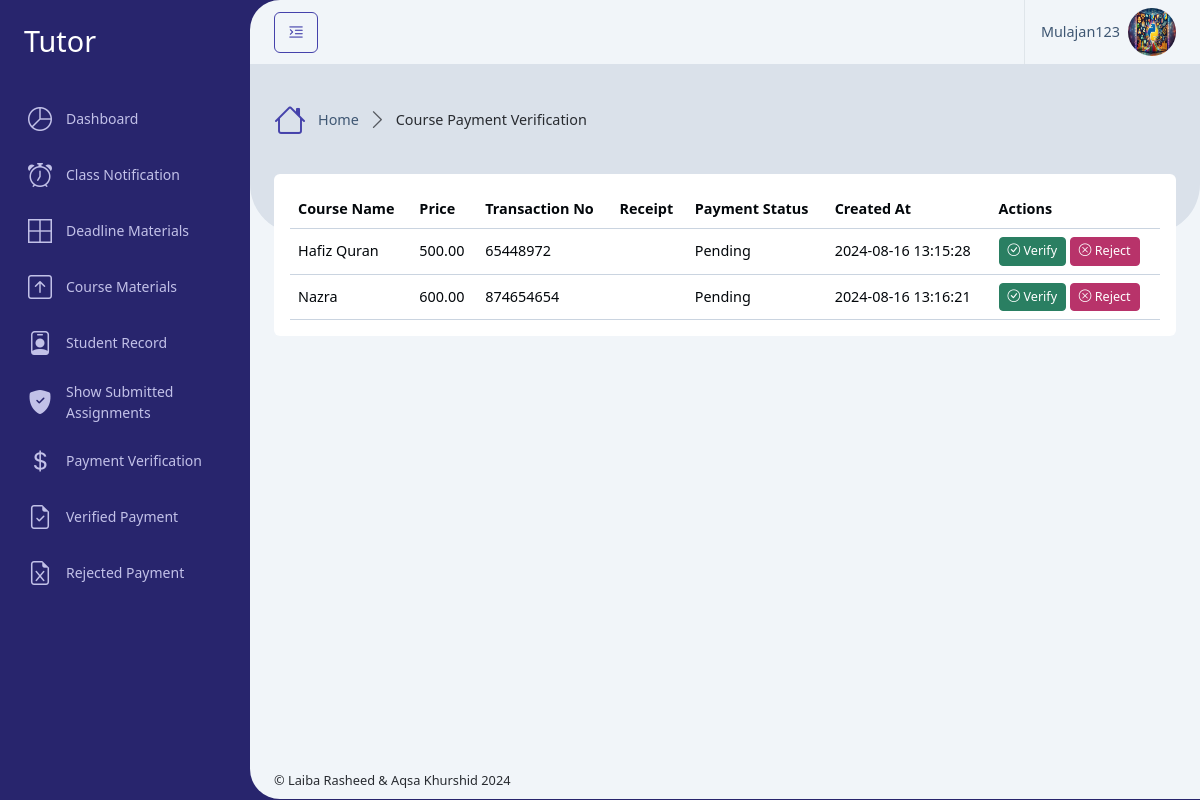
/Tutor/pending_payment.php (signed in), run on the app's committed database.
### tables this page shows
CREATE TABLE `users` (
  `id` int(11) NOT NULL,
  `username` varchar(50) NOT NULL,
  `email` varchar(100) NOT NULL,
  `cnic` varchar(20) DEFAULT NULL,
  `date_of_birth` date DEFAULT NULL,
  `gender` varchar(20) DEFAULT NULL,
  `age` int(11) DEFAULT NULL,
  `address` varchar(255) DEFAULT NULL,
  `phone` varchar(20) DEFAULT NULL,
  `quranic_qualification` enum('Haifz','Tajweed','Tafseer','Nazra','Basic_Language_Courses','Other_Relevant_Qualification') DEFAULT 'Haifz',
  `profile_photo` varchar(255) DEFAULT NULL,
  `upload_cv` varchar(255) DEFAULT NULL,
  `password` varchar(255) NOT NULL,
  `role_id` int(11) NOT NULL,
  `isActive` tinyint(1) NOT NULL,
  `created_at` timestamp NOT NULL DEFAULT current_timestamp()
);

CREATE TABLE `course_registration` (
  `id` int(11) NOT NULL,
  `course_id` int(11) DEFAULT NULL,
  `user_id` int(11) DEFAULT NULL,
  `transaction_no` varchar(255) DEFAULT NULL,
  `receipt_path` varchar(255) DEFAULT NULL,
  `price` decimal(20,2) DEFAULT NULL,
  `payment_status` varchar(255) DEFAULT NULL,
  `created_at` timestamp NOT NULL DEFAULT current_timestamp()
);

CREATE TABLE `courses` (
  `id` int(11) NOT NULL,
  `name` varchar(255) NOT NULL,
  `description` text DEFAULT NULL,
  `price` decimal(20,2) DEFAULT NULL,
  `created_at` timestamp NOT NULL DEFAULT current_timestamp()
);

### Tutor/pending_payment.php (called while the page is built, shortened)
<?php
    require '../Database/config.php';
    $user = getUserData($_SESSION['user_id']);
    $user_id = $_SESSION['user_id'];
    $sql = "SELECT course_registration.*, courses.name AS course_name
            FROM course_registration
            JOIN courses ON course_registration.course_id = courses.id
            JOIN course_instructor_assigned ON course_registration.course_id = course_instructor_assigned.course_id
            WHERE course_instructor_assigned.instructor_id = ? AND course_registration.payment_status = 'Pending'";
    $stmt = $conn->prepare($sql);
    $stmt->bind_param("i", $user_id);
    $stmt->execute();
    $result = $stmt->get_result();
    include '../setting/_Layout.php';
?>

### Database/config.php (called while the page is built, shortened)
<?php
    $servername = "localhost";
    $username = "root";
    $password = "";
    $dbname = "online_quran_tutor_db";
    $conn = new mysqli($servername, $username, $password, $dbname);
    function getUserData($user_id) {
        global $conn;
        $stmt = $conn->prepare("SELECT * FROM users WHERE id = ?");
        $stmt->bind_param("i", $user_id);
        $stmt->execute();
        $result = $stmt->get_result();
        return $result->fetch_assoc();
    }
?>

### Tutor/pending_payment_content.php (the view, shortened to what this page needs)
<div class="row">
    <div class="col-xxl-12">
        <div class="card mb-4">
            <div class="card-body">
                <div class="table-responsive">
                    <table class="table align-middle table-hover m-0">
                        <thead>
                            <tr>
                                <th scope="col">Course Name</th>
                                <th scope="col">Price</th>
                                <th scope="col">Transaction No</th>
                                <th scope="col">Receipt</th>
                                <th scope="col">Payment Status</th>
                                <th scope="col">Created At</th>
                                <th scope="col">Actions</th>
                            </tr>
                        </thead>
                        <tbody>
                            <?php
                            if ($result->num_rows > 0) {
                                while ($row = $result->fetch_assoc()) {
                            ?>
                                    <tr>
                                        <td><?php echo htmlspecialchars($row['course_name']); ?></td>
                                        <td><?php echo htmlspecialchars($row['price']); ?></td>
                                        <td><?php echo htmlspecialchars($row['transaction_no']); ?></td>
                                        <td>
                                        </td>
                                        <td><?php echo htmlspecialchars($row['payment_status']); ?></td>
                                        <td><?php echo htmlspecialchars($row['created_at']); ?></td>
                                        <td>
                                            <button class="btn btn-success btn-sm" data-bs-toggle="modal" data-bs-target="#verifyPaymentModal" onclick="setVerifyModalData(<?php echo $row['id']; ?>)"><i class="bi bi-check-circle"></i> Verify</button>
                                            <button class="btn btn-danger btn-sm" data-bs-toggle="modal" data-bs-target="#rejectPaymentModal" onclick="setRejectModalData(<?php echo $row['id']; ?>)"><i class="bi bi-x-circle"></i> Reject</button>
                                        </td>
                                    </tr>
                            <?php
                                }
                            } else {
                            ?>
                                <tr>
                                    <td colspan="7">No Course Registration found.</td>
                                </tr>
                            <?php
                            }
                            ?>
                        </tbody>
                    </table>
                </div>
            </div>
        </div>
    </div>
</div>

### setting/_Header.php (shortened to what this page needs)
<div class="app-header d-flex align-items-center">
    <div class="d-flex">
        <button class="btn btn-outline-primary me-2 pin-sidebar" id="pin-sidebar">
            <i class="bi bi-text-indent-left fs-5"></i>
        </button>
    </div>
    <div class="header-actions">
        <div class="dropdown ms-3">
            <a id="userSettings" class="dropdown-toggle d-flex py-2 align-items-center ps-3 border-start" href="#!"
                role="button" data-bs-toggle="dropdown" aria-expanded="false">
                <span class="d-none d-md-block me-2"><?php echo htmlspecialchars($user['username']); ?></span>
                <img src="../assets/uploads/<?php echo htmlspecialchars($user['profile_photo']); ?>" class="rounded-circle img-3x" alt="Bootstrap Gallery" />
            </a>
        </div>
    </div>
</div>

### data on the page
users: username "Mulajan123", profile_photo (picture)
course_registration: course.name "Hafiz Quran", price "500.00", transaction_no "65448972", payment_status "Pending", created_at "2024-08-16 13:15:28"
course_registration: course.name "Nazra", price "600.00", transaction_no "874654654", payment_status "Pending", created_at "2024-08-16 13:16:21"

### other printed values
$roleTitle "Tutor"
$title "Course Payment Verification"
